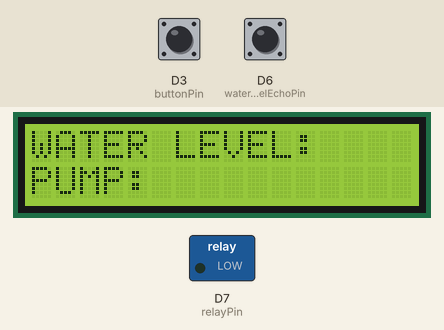
A sketch run on a simulated ESP8266 (NodeMCU). Parts: 16×2 character LCD, switched loads named in the sketch (green lamp = pin HIGH). The test bench sets the inputs (shaded band); at power-on: D3 (buttonPin) HIGH, D6 (waterLevelEchoPin) LOW. WiFi joins after 1.5 s; servers stay silent unless stated; what the sketch prints to the serial monitor is not drawn.

Above: at 1.9 s.
At 4.4 s:
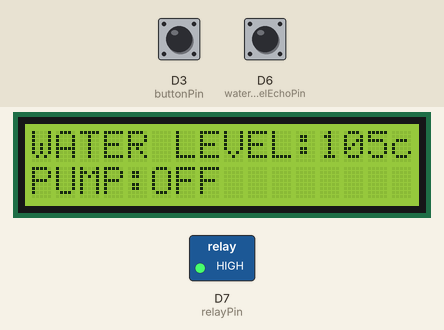
4.5 s: D3 (buttonPin) pulled LOW for 3.2 s
9.2 s: D6 (waterLevelEchoPin) pulsed HIGH 5 times (0.12 s each, 0.3 s apart)
At 12.3 s:
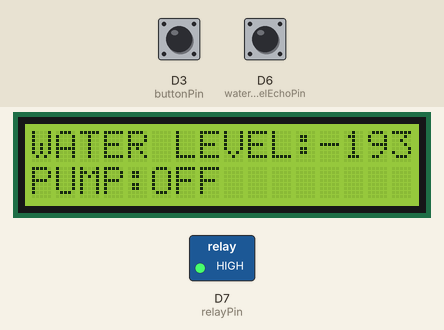
Timing chart, 0 to 13.8 s (numbered marks = the images above; inputs shaded):
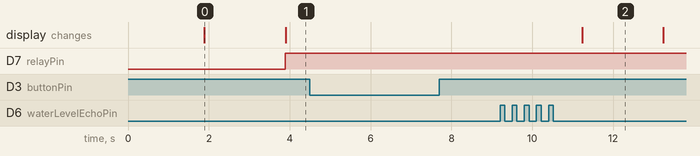

Measured:
- after the input at 4.5 s, every drawn part: stays the same
- after the input at 9.2 s, the display: changes after 2.0 s (image 2)
- what the display in image 0 shows lasts 2.0 s, from 1.9 s to 3.9 s

The sketch:

latestcodeWL.ino
```cpp
#define BLYNK_TEMPLATE_ID "TMPL2D5X6Qbv2"
#define BLYNK_TEMPLATE_NAME "WATER LEVEL TEMPLATE"
#define BLYNK_AUTH_TOKEN "95cBx2nzZ56Cuk5FSe9U6_08S2HAQg5N"

#define waterLevelTrigPin D5  // Define the trigger pin
#define waterLevelEchoPin D6  // Define the echo pin
#define relayPin D7           // Define the relay pin
#define buttonPin D3          // Define the button pin
//  SCL  D1
//  SDL  D2
#define maxWaterLevel 85
#define tankHeight 105

#include <Ultrasonic.h>
#include <ESP8266WiFi.h>
#include <BlynkSimpleEsp8266.h>
#include <Wire.h>
#include <LiquidCrystal_I2C.h>

char auth[] = BLYNK_AUTH_TOKEN;  // Blynk authentication token

char ssid[] = "Premlal";         // Wi-Fi SSID
char password[] = "62383349";    // Wi-Fi password

Ultrasonic ultrasonic(waterLevelTrigPin, waterLevelEchoPin);
int relayState = HIGH;           // Store the relay state (LOW = ON, HIGH = OFF)
int buttonState = LOW;           // Store the button state
int lastButtonState = LOW;       // Store the previous button state

LiquidCrystal_I2C lcd(0x27, 16, 2); // I2C address 0x27, 16-column and 2-row LCD

BLYNK_WRITE_DEFAULT() {          // Blynk function to handle virtual pin updates
  int pin = request.pin;
  int value = param.asInt();

  Serial.print("Blynk Write Default, pin: ");
  Serial.print(pin);
  Serial.print(", value: ");
  Serial.println(value);

  if (pin == V2) {
    relayState = value;
    int waterblynklevel = getWaterLevel();
    Serial.print("Water level for Blynk: ");
    Serial.println(waterblynklevel);

    if (waterblynklevel < maxWaterLevel) {
      digitalWrite(relayPin, relayState);
    } else if (waterblynklevel > maxWaterLevel) {
      relayState = HIGH;
      digitalWrite(relayPin, relayState);
    }
    lcd.setCursor(5, 1);
    if (relayState == LOW) {
      lcd.print("ON ");
      Blynk.virtualWrite(V3, "PUMP IS ON");
    } else if (relayState == HIGH) {
      Blynk.virtualWrite(V3, "PUMP IS OFF");
      lcd.print("OFF");
    }
  }
}

void setup() {
  pinMode(relayPin, OUTPUT);             // Set relay pin as output
  pinMode(buttonPin, INPUT_PULLUP);      // Set button pin as input with internal pull-up resistor

  Serial.begin(115200);                  // Initialize serial communication for debugging
  Serial.println("Starting...");

  WiFi.begin(ssid, password);            // Connect to Wi-Fi network
  Serial.print("Connecting to Wi-Fi");

  while (WiFi.status() != WL_CONNECTED) {
    delay(500);
    Serial.print(".");
  }

  Serial.println();
  Serial.println("Wi-Fi connected");
  Serial.print("IP address: ");
  Serial.println(WiFi.localIP());

  Blynk.begin(auth, ssid, password);     // Initialize Blynk
  Serial.println("Blynk connected");

  Blynk.virtualWrite(V2, relayState);    // Sync the initial relay state with the Blynk app

  lcd.begin();                           // Initialize the LCD display
  lcd.backlight();                       // Turn on the backlight
  lcd.print("WATER LEVEL:");
  lcd.setCursor(0, 1);
  lcd.print("PUMP: ");
}

void loop() {
  int waterlevel = getWaterLevel();
  Serial.print("Current water level: ");
  Serial.println(waterlevel);

  lcd.setCursor(12, 0);
  lcd.print(waterlevel);
  lcd.print("cm");
  Blynk.virtualWrite(V1, waterlevel);

  buttonState = digitalRead(buttonPin); // Read the current button state
  Serial.print("Button state: ");
  Serial.println(buttonState);

  // Check if the button state has changed
  if (buttonState != lastButtonState) {
    Serial.println("Button state changed.");
    if (buttonState == LOW) {
      Serial.println("Button pressed.");
      if (waterlevel < maxWaterLevel) {
        relayState = !relayState;       // Toggle the relay state
        digitalWrite(relayPin, relayState);  // Update the relay
        Serial.println("Relay state toggled.");
      } else if (waterlevel > maxWaterLevel) {
        relayState = HIGH;
        digitalWrite(relayPin, relayState);  // Update the relay
        Serial.println("Relay turned off due to high water level.");
      }
      lcd.setCursor(5, 1);
      if (relayState == LOW) {
        lcd.print("ON ");
        Blynk.virtualWrite(V3, "PUMP IS ON");
      } else if (relayState == HIGH) {
        lcd.print("OFF");
        Blynk.virtualWrite(V3, "PUMP IS OFF");
      }
      Blynk.virtualWrite(V2, relayState);  // Sync the relay state with the Blynk app
    }
    lastButtonState = buttonState;        // Update the last button state
  }

  // Check if the water level exceeds the maximum threshold
  if (waterlevel > maxWaterLevel) {
    relayState = HIGH;
    digitalWrite(relayPin, relayState);  // Turn off the pump
    lcd.setCursor(5, 1);
    lcd.print("OFF");
    Blynk.virtualWrite(V3, "PUMP IS OFF");
    Serial.println("Pump turned off due to exceeding max water level.");
    Blynk.virtualWrite(V2, relayState);  // Sync the relay state with the Blynk app
  }

  Blynk.run();                           // Run the Blynk library
}


int getWaterLevel() {
  digitalWrite(waterLevelTrigPin, LOW);
  delayMicroseconds(2);
  digitalWrite(waterLevelTrigPin, HIGH);
  delayMicroseconds(10);
  digitalWrite(waterLevelTrigPin, LOW);

  unsigned long duration = pulseIn(waterLevelEchoPin, HIGH);
  //unsigned int distance = ultrasonic.convert(duration, Ultrasonic::CM);
  int distance = ((duration / 2) * 0.034);
  int wl = tankHeight - distance;
delay (1000); // Delay between readings to stabilize measurements
  //serial.print("distance is " distance)
  return wl;
}
```
